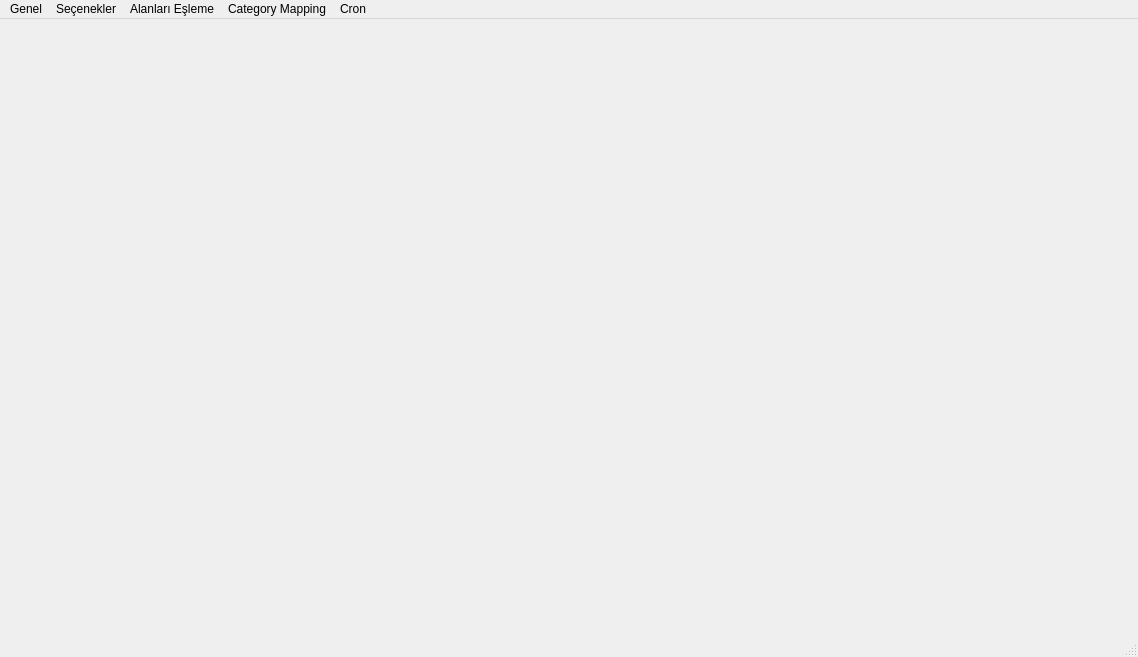
<?xml version="1.0" encoding="UTF-8"?>
<ui version="4.0">
 <class>MainWindow</class>
 <widget class="QMainWindow" name="MainWindow">
  <property name="geometry">
   <rect>
    <x>0</x>
    <y>0</y>
    <width>1138</width>
    <height>657</height>
   </rect>
  </property>
  <property name="windowTitle">
   <string>MainWindow</string>
  </property>
  <widget class="QWidget" name="centralwidget"/>
  <widget class="QMenuBar" name="menubar">
   <property name="geometry">
    <rect>
     <x>0</x>
     <y>0</y>
     <width>1138</width>
     <height>26</height>
    </rect>
   </property>
   <widget class="QMenu" name="menuGenel">
    <property name="title">
     <string>Genel</string>
    </property>
   </widget>
   <widget class="QMenu" name="menuSe_enekler">
    <property name="title">
     <string>Seçenekler</string>
    </property>
   </widget>
   <widget class="QMenu" name="menuAlanlar_E_leme">
    <property name="title">
     <string>Alanları Eşleme</string>
    </property>
   </widget>
   <widget class="QMenu" name="menuCategory_Mapping">
    <property name="title">
     <string>Category Mapping</string>
    </property>
   </widget>
   <widget class="QMenu" name="menuCron">
    <property name="title">
     <string>Cron</string>
    </property>
   </widget>
   <addaction name="menuGenel"/>
   <addaction name="menuSe_enekler"/>
   <addaction name="menuAlanlar_E_leme"/>
   <addaction name="menuCategory_Mapping"/>
   <addaction name="menuCron"/>
  </widget>
  <widget class="QStatusBar" name="statusbar"/>
  <action name="actionSe_enekler">
   <property name="text">
    <string>Seçenekler</string>
   </property>
  </action>
  <action name="actionsefsg">
   <property name="text">
    <string>sefsg</string>
   </property>
  </action>
  <action name="actionsgesge">
   <property name="text">
    <string>sgesge</string>
   </property>
  </action>
  <action name="actiondrhdhr">
   <property name="text">
    <string>drhdhr</string>
   </property>
  </action>
  <action name="actiondrhdjr">
   <property name="text">
    <string>drhdjr</string>
   </property>
  </action>
  <action name="actionftjfj">
   <property name="text">
    <string>ftjfj</string>
   </property>
  </action>
 </widget>
 <resources/>
 <connections/>
</ui>
